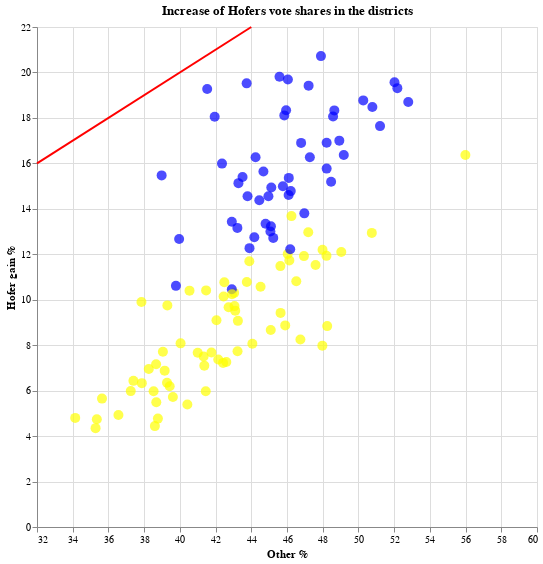

Notebook cell for this chart:
### Code cell
scatter = alt.Chart(df).mark_point(filled=True,size=100).encode(
    x=alt.X('Other %', scale=alt.Scale(domain=(32, 60))),
    y=alt.Y('Hofer gain %', scale=alt.Scale(domain=(0, 22))),
    color=alt.condition(
        alt.datum.Winner,
        alt.value('yellow'),
        alt.value('blue')),
    tooltip=[alt.Tooltip('Bundesland:N', title='Bundesland'),
             alt.Tooltip('Bezirk:N', title='Bezirk'),
             alt.Tooltip('Hofer 2nd round %', title = 'Hofer 2nd round %'),
             alt.Tooltip('Hofer gain %', title='Hofer gain %'),
             alt.Tooltip('Other %', title='Other %')]
).properties(
    title='Increase of Hofers vote shares in the districts',
    width=500,
    height=500
)


# "Adat" gyártása a piros vonal illesztéséhez
data = [[32, 16], [44, 22]]
df8 = pd.DataFrame(data, columns=['Other %', 'Hofer gain %'])

red_line = alt.Chart(df8).mark_line(color='red').encode(
    alt.X('Other %'),
    alt.Y('Hofer gain %')
)
scatter + red_line
